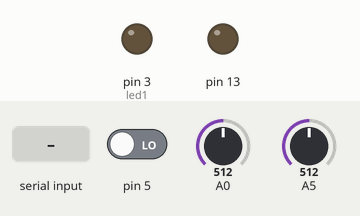
Recording of a sketch running on a simulated Arduino Uno, built with avr-gcc and run on an emulated ATmega328P. On the bench: output pins drawn as LEDs (lit = HIGH). Inputs (shaded band) come from the test bench; at power-on: pin 5 LOW, A0 = 512, A5 = 512. What the sketch prints to the serial monitor is not drawn.

Above: at 0.9 s.
1.0 s: "1" received over Serial
At 2.0 s:
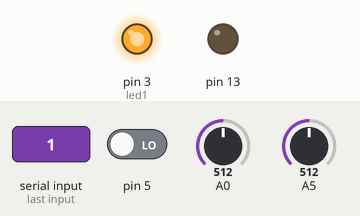
4.6 s: "2" received over Serial
At 5.4 s:
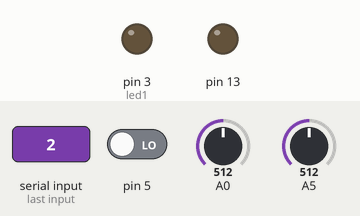
Timing chart, 0 to 7.6 s (numbered marks = the images above; inputs shaded):
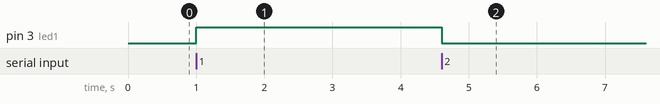

The sketch:

ArduinoCelulaCarga-CalibrandoCelCarga.ino
```cpp
// --- Constantes Timers Interrupcao ---
const uint16_t T1_init = 0;
const uint16_t T1_comp = 625; //625 - 10ms

#define SOP 255
#define Ts 20000
#define SecondsT 0.02
#define valorInicial 700
#define python 1
#define filtro 0

#define Kcc 0.5
#define valorEquilibrio 620
#define massa 0.200
#define gravidade 9.8

uint32_t Tant;
//int Ts = 10000; //ms

//Butterworth fc = 5Hz  fs= 100Hz ordem 3
// a = 1.0000   -2.3741    1.9294   -0.5321
// b = 0.0029    0.0087    0.0087    0.0029
//y[3]= 0.0029*x[3]+0.0087*x[2]+0.0087*x[1]+0.0029*x[0];
//y[3]= y[3]+2.3741*y[2]-1.9294*y[1]+0.5321*y[0];

//Butterworth fc = 5Hz  fs= 50Hz ordem 3
// a = 1.0000   -1.7600    1.1829   -0.2781
// b = 0.0181    0.0543    0.0543    0.0181
//y[3]= 0.0181*x[3]+0.0543*x[2]+0.0543*x[1]+0.0181*x[0];
//y[3]= y[3]+1.7600*y[2]-1.1829*y[1]+0.2781*y[0];

//Butterworth fc = 10Hz fs= 50Hz ordem 3
// a = 1.0000   -0.5772    0.4218   -0.0563
// b = 0.0985    0.2956    0.2956    0.0985
// a[0]*y[3] = b[0]*x[3]+ b[1]*x[2]+ b[2]*x[1]+ b[3]*x[0] -a[1]*y[2] -a[2]*y[1] -a[3]*y[0];

float x[4]={valorInicial,valorInicial,valorInicial,valorInicial};
float y[4]={valorInicial,valorInicial,valorInicial,valorInicial};

int celCargaFiltrada = 700;

float a_y = 0;
float veloc_y = 0;
float pos_y = 0;
int pos_y_cm = 0;
bool decolou = 0;


int led1 = 3; // Porta onde o led será inserido
int leitura;
int valorRealSensor = 0;
int potenciometro;
void setup(){
  Serial.begin(115200);
  pinMode(led1, OUTPUT); // Porta onde o led será inserido, configurado como saida
  pinMode(13, OUTPUT);
  while(!RX()); //Travando o script para rodar o loop apenas quando o primeiro bit for recebido
   //Configurando Interrupcao
   //Modo de Comparação
   TCCR1A = 0;
   //Prescaler 1:256
   TCCR1B |=  (1 << CS12);
   TCCR1B &= ~(1 << CS11);
   TCCR1B &= ~(1 << CS10);
   //Inicializa Registradores
   TCNT1 = T1_init;
   OCR1A = T1_comp;
   //Habilita Interrupção do Timer1
   TIMSK1 = (1 << OCIE1A);
  Tant = micros();
}
void loop(){
  while(micros() - Tant < Ts){
    //Travando o script pra só executar depois do tempo de amostragem
  }
  Tant = micros();


  /*if(valorRealSensor>500){
    TX();
  }*/

}

bool RX(){
  if(Serial.available()>0){
    leitura = Serial.read(); // Variavel que receberá os valores enviados pelo programa em python
    return 1;
  }
  return 0;
}

void TX(){
  byte vetor[3];
  vetor[0]= (byte)SOP;
  vetor[1]= (byte)((((uint16_t)celCargaFiltrada) >> 8) & 0x00FF);
  vetor[2]= (byte)(((uint16_t)celCargaFiltrada) & 0x00FF);
  //vetor[1]= (byte)((0x3E8 >> 8) & 0x00FF);
  //vetor[2]= (byte)(0x3E8 & 0x00FF);
  //Serial.flush();
  #if python
  Serial.write((uint8_t*)vetor,3);
  #else
  /*Serial.print(pos_y);Serial.print("\t");
  Serial.print(veloc_y);Serial.print("\t");
  Serial.print(a_y);Serial.print("\t");
  Serial.println(celCargaFiltrada);*/
  #endif
}

void gettingPosition(){
  a_y = ((Kcc*(valorEquilibrio - celCargaFiltrada)) - massa) * gravidade /massa;
  if(a_y > 0){
    decolou = 1;
  }
  if(decolou == 0){
    a_y = 0;
  } else {
    pos_y = pos_y + (veloc_y*SecondsT) + (a_y*SecondsT*SecondsT/2);
    veloc_y = veloc_y + a_y*SecondsT;
  }
  pos_y_cm = ((int)(pos_y*100));
}

// ======================================================================================================
// --- Interrupção ---
ISR(TIMER1_COMPA_vect)
{
  TCNT1 = T1_init;      //reinicializa TIMER1
  potenciometro = analogRead(5);
  valorRealSensor = analogRead(0);
  x[0]=x[1];
  x[1]=x[2];
  x[2]=x[3];
  x[3]=valorRealSensor;
  y[0]=y[1];
  y[1]=y[2];
  y[2]=y[3];
  y[3]= (0.0029*x[3])+(0.0087*x[2])+(0.0087*x[1])+(0.0029*x[0]);
  y[3]= y[3]+(2.3741*y[2])-(1.9294*y[1])+(0.5321*y[0]);

  #if filtro
  celCargaFiltrada = y[3];
  #else
  celCargaFiltrada = valorRealSensor;
  #endif

  gettingPosition();

  TX();
  RX();
  if(leitura == 49){
    digitalWrite(led1, HIGH); // Liga a porta 13 se o valor recebido for 1
  }
  else if(leitura == 50){
    digitalWrite(led1, LOW); // Desliga a porta 13 se o valor recebido for 2
  }
} //end ISR
```

Measured:
- after the input at 1.0 s, pin 3 (led1): LOW → HIGH at once
- after the input at 4.6 s, pin 3 (led1): HIGH → LOW at once
